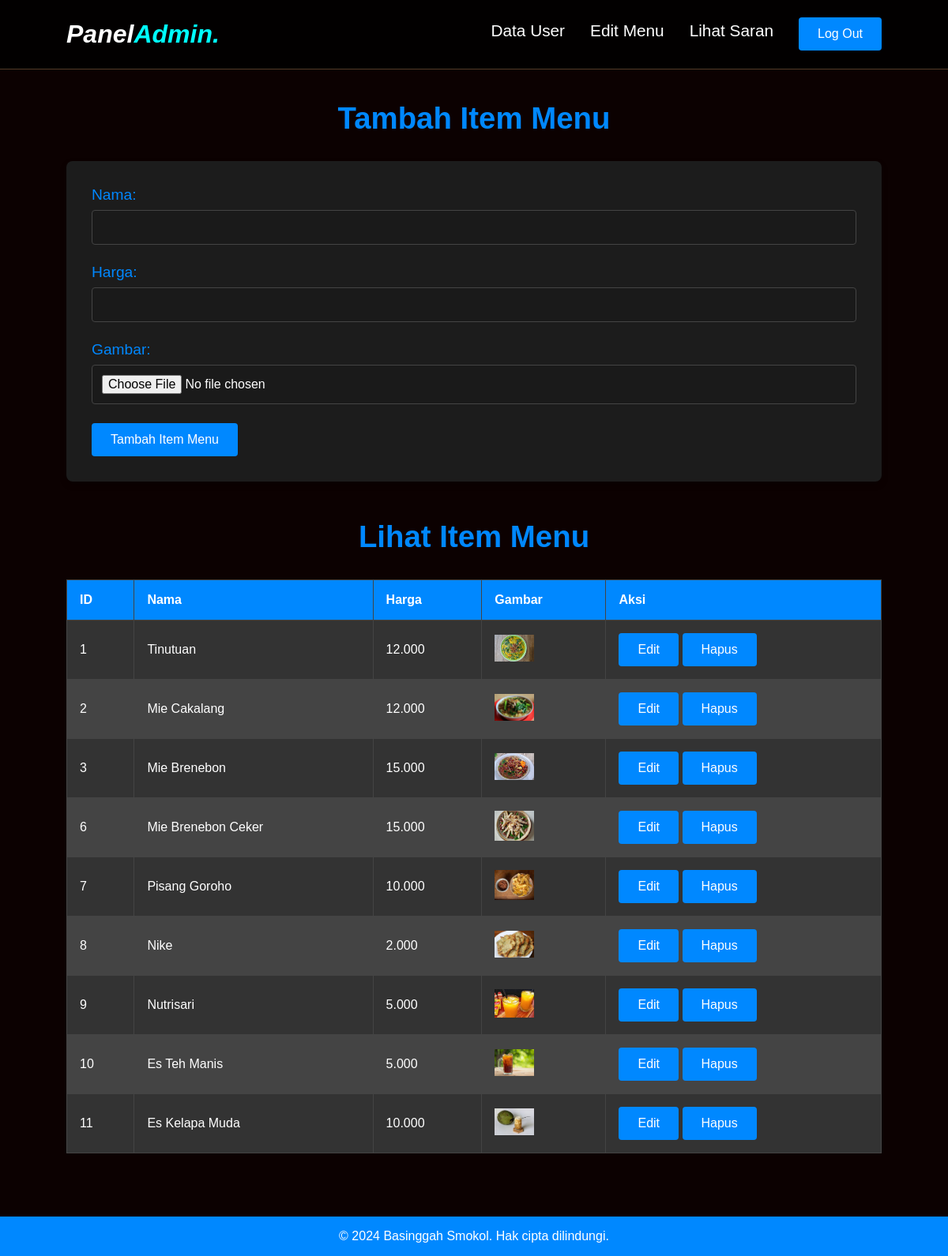
/admin.php (signed in), run on an earlier commit of the app's database.
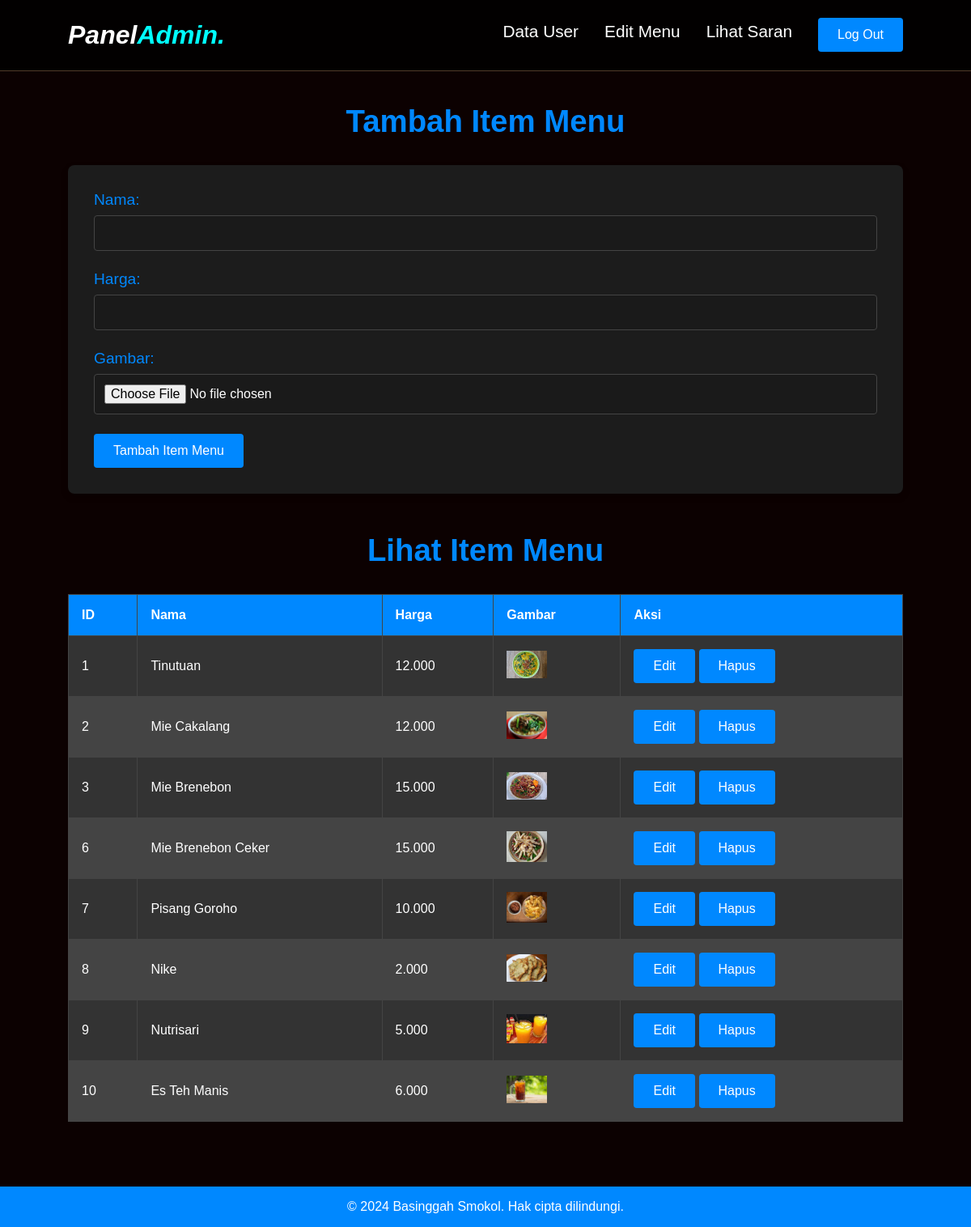
And on a later commit of the database.
### tables this page shows
CREATE TABLE `menu` (
  `id` int(11) NOT NULL,
  `name` varchar(255) NOT NULL,
  `price` varchar(255) NOT NULL,
  `image` varchar(255) NOT NULL
);

### admin.php (the view, shortened to what this page needs)
<?php
include 'koneksi.php';
$menus = $conn->query("SELECT * FROM menu");
?>
<!DOCTYPE html>
<html lang="id">
<head>
  <link rel="stylesheet" href="css/admin.css">
</head>
<body>
<header class="admin-header">
  <div class="admin-logo">Panel<span>Admin.</span></div>
  <nav class="navbar">
    <div class="navbar-nav">
      <a href="data_user.php">Data User</a>
      <a href="edit_menu.php">Edit Menu</a>
      <a href="lihat_saran.php">Lihat Saran</a>
    </div>
  </nav>
  <a href="logout_admin.php" class="btn logout">Log Out</a>
</header>
<main class="admin-panel">
  <section id="add-menu" class="admin-section">
    <h2>Tambah Item Menu</h2>
    <form method="post" enctype="multipart/form-data" class="admin-form">
      <div class="form-group">
        <label for="name">Nama:</label>
        <input type="text" id="name" name="name" required>
      </div>
      <div class="form-group">
        <label for="price">Harga:</label>
        <input type="text" id="price" name="price" required>
      </div>
      <div class="form-group">
        <label for="image">Gambar:</label>
        <input type="file" id="image" name="image" accept="image/*" required>
      </div>
      <button type="submit" name="add_menu" class="btn">Tambah Item Menu</button>
    </form>
  </section>
  <section id="view-menu" class="admin-section">
    <h2>Lihat Item Menu</h2>
    <table class="admin-table">
      <thead>
        <tr>
          <th>ID</th>
          <th>Nama</th>
          <th>Harga</th>
          <th>Gambar</th>
          <th>Aksi</th>
        </tr>
      </thead>
      <tbody>
        <?php while ($row = $menus->fetch_assoc()): ?>
        <tr>
          <td><?php echo $row['id']; ?></td>
          <td><?php echo $row['name']; ?></td>
          <td><?php echo $row['price']; ?></td>
          <td><img src="img/<?php echo $row['image']; ?>" alt="<?php echo $row['name']; ?>" width="50"></td>
          <td>
            <a href="edit_menu.php?id=<?php echo $row['id']; ?>" class="btn">Edit</a>
            <a href="admin.php?delete_id=<?php echo $row['id']; ?>" onclick="return confirm('Apakah Anda yakin?')" class="btn">Hapus</a>
          </td>
        </tr>
        <?php endwhile; ?>
      </tbody>
    </table>
  </section>
</main>
<footer>
  <p>&copy; 2024 Basinggah Smokol. Hak cipta dilindungi.</p>
</footer>
</body>
</html>

What changed in the data, as far as the page shows it:
removed menu: id "11", name "Es Kelapa Muda", price "10.000", image (picture)
changed menu "Es Teh Manis": price "5.000" → "6.000"
